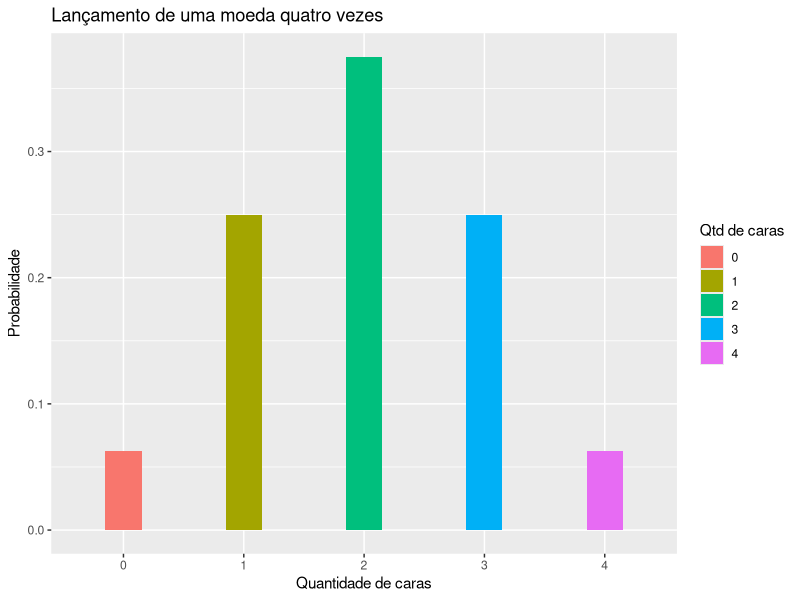
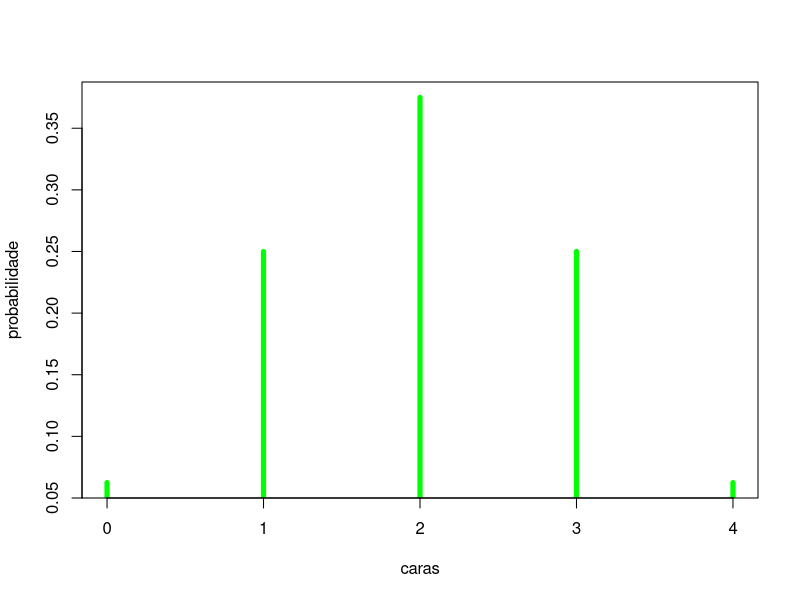
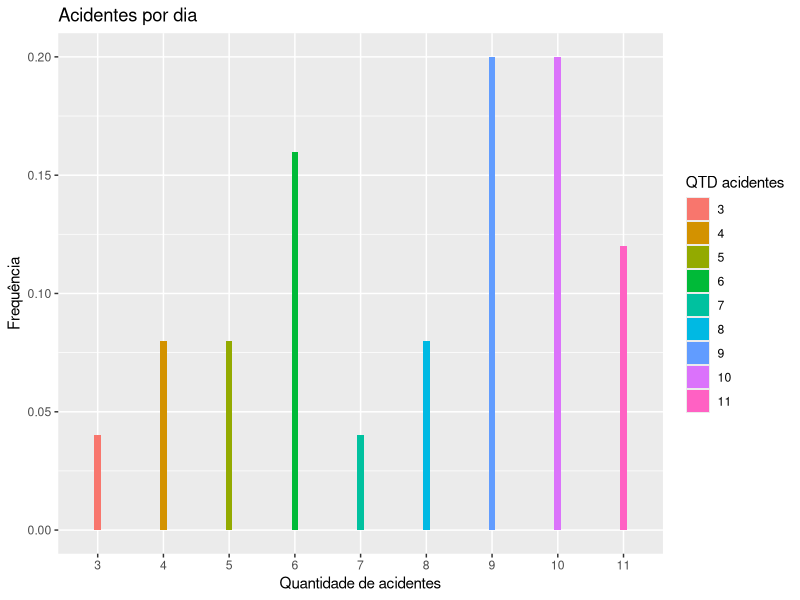
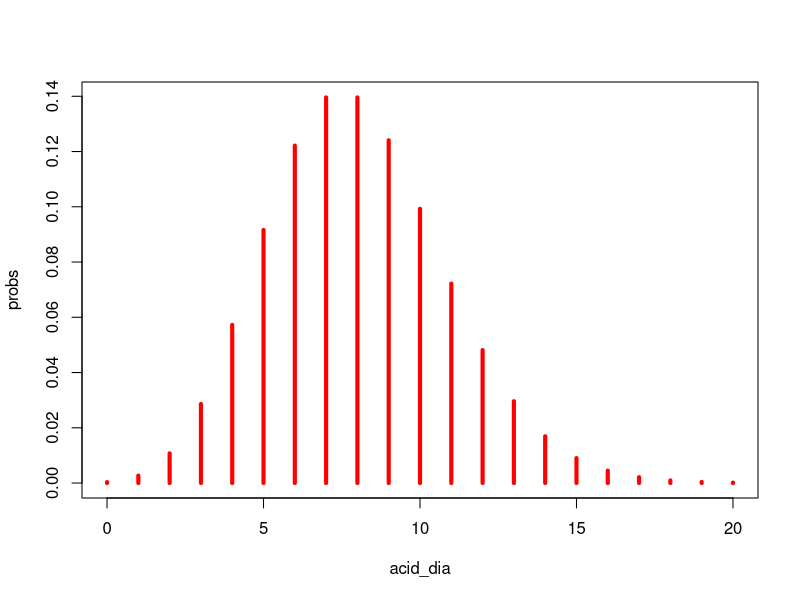

Recreate these plots in R, in order.
#Aula sobre distribuições de probabilidades no R

library(ggplot2)

#Aplicação Distribuiçao Binominal

#Poderíamos está interessado em responder 
#a seguinte pergunta: Ao lançarmos uma moeda quatro vezes,
#qual a probabilidade de ocorrer cara, exatamente, duas vezes?.


moeda <- data.frame('cara'=
                      rep(c('0',"1","2","3","4"), 
                          c(1, 4, 6, 4, 1)))


ggplot(moeda, aes(x = cara, y=..count../sum(..count..), fill = cara)) +
  geom_bar(width=0.3) +
  labs(title = "Lançamento de uma moeda quatro vezes",
       x = "Quantidade de caras",
       y = "Probabilidade",
       fill='Qtd de caras')


#O R inclui algumas operações com as distribuições de probabilidade. 
#No caso, existe 4 operações básicas indicadas pelas letras:

#d calcula a densidade de probabilidade f(x) no ponto;

#p calcula a função de probabilidade acumulada F(x) no ponto;

#q calcula o quantil correspondente a uma dada probabilidade;

#r gera uma amostra aleatória da distribuição.



#Para responder a pergunta anterior, 
#Probabilidade de ocorrer exatamente 2 caras em 4 lançamentos de uma moeda.

dbinom(x=2, #Calcula a probabilidade de P(X=x)
       size=4, #Quantidade total de lançamentos
       prob=0.5,) #Probabilidade inicial de ocorrer o sucesso uma vez



# Ocorrer no máximo 3 caras em 4 lançamentos de uma moeda.

pbinom(q=3, #Quantidade de caras
       size=4, #Quantidade total de lançamentos
       prob=0.5, #Probabilidade inicial de ocorrência (lançar uma moeda uma única vez, qual a probabilidade de ocorrer cara)
       lower.tail = TRUE #P[X<= x]
)

#utilizando a função plot para construir o gráficos das probabilidades

caras <- 0:4

probabilidade <- dbinom(x=caras,   # Quantidade de sucessos
                        size = 4,  # Quantidade de lançamentos
                        prob=0.5)  # Probabilidade a priori de sucesso
probabilidade


plot(caras, probabilidade, 
     type='h',   # Desenha uma linha vertical
     col='green',   # Cor da linha
     lwd=5)      # Espessura da linha/ponto



#Aplicação da distribuição de Poisson

#Nos últimos 30 dias foram registrados a quantidade de acidentes
#por dia em uma determinada cidade.


acidente <- data.frame('acd'= c(9, 6, 9, 11, 10, 10, 6, 10, 9, 4, 8, 10,
                                10, 7, 9, 11, 4, 6, 11, 8, 5, 3, 5, 9, 6))

table(acidente$acd)


ggplot(acidente, aes(x = as.factor(acd), y=..count../sum(..count..),
                     fill = as.factor(acd))) +
  geom_bar(width=0.1) +
  labs(title = "Acidentes por dia",
       x = "Quantidade de acidentes",
       y = "Frequência",
       fill='QTD acidentes')


#Não é possivel afirmar qual a quantidade máxima de acidentes
#que podem ocorrer em um único dia.

#O modelo de Poisson é adequado para dados de contagem dentro
#de um intervalo (temporal ou espacial) fixo.

#Observando os dados, temos que a média e o desvio padrão da quantidade 
#de acidentes por dia são de:

mean(acidente$acd)

sd(acidente$acd)

#Observando o gráfico é razoável dizer que: 
#a prob. de ocorrer 9 acidentes em um único dia é de 0,20.

#Porem, observando a amostra, não é possivel de afirmar qual a
#probabilidade de ocorrer 12 acidentes em um único dia.

#Para responder essa questao, temos que fazer o uso 
#de um modelo probabilístico, neste caso, Poisson.

#Neste modelo, uma estimativa relacionada ao parâmetro λ
#deve ser a média amostral, isto é, λ=8.

dpois(x = 2,
      lambda = 8)

#Criando um grafico com as probabilidade para todos os dias



acid_dia <- 0:20
probs <- dpois(x = acid_dia,
               lambda = 8)

plot(acid_dia, probs, 
     type='h',   # Desenha uma linha vertical
     col='red',   # Cor da linha
     lwd=4)      # Espessura da linha/ponto

